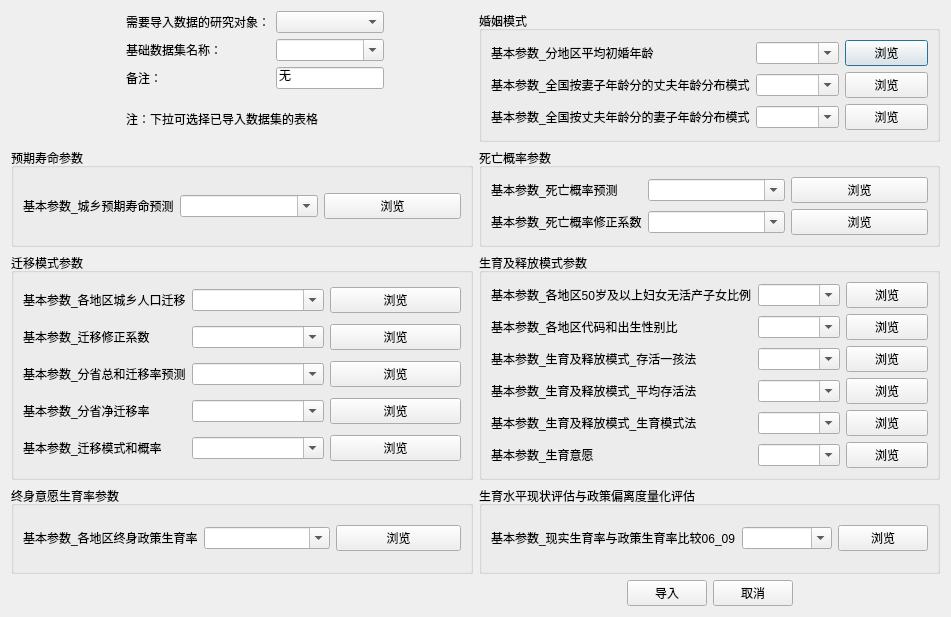
<?xml version="1.0" encoding="UTF-8"?>
<ui version="4.0">
 <class>ImportBasicPara</class>
 <widget class="QDialog" name="ImportBasicPara">
  <property name="geometry">
   <rect>
    <x>0</x>
    <y>0</y>
    <width>951</width>
    <height>617</height>
   </rect>
  </property>
  <property name="windowTitle">
   <string>导入基本参数</string>
  </property>
  <layout class="QGridLayout" name="gridLayout_9">
   <item row="0" column="0">
    <layout class="QGridLayout" name="gridLayout_2">
     <item row="2" column="2">
      <widget class="QLineEdit" name="info">
       <property name="text">
        <string>无</string>
       </property>
      </widget>
     </item>
     <item row="0" column="2">
      <widget class="QComboBox" name="objectname">
       <property name="editable">
        <bool>false</bool>
       </property>
      </widget>
     </item>
     <item row="0" column="1">
      <widget class="QLabel" name="label_6">
       <property name="text">
        <string>需要导入数据的研究对象：</string>
       </property>
      </widget>
     </item>
     <item row="1" column="1">
      <widget class="QLabel" name="labelss">
       <property name="text">
        <string>基础数据集名称：</string>
       </property>
      </widget>
     </item>
     <item row="3" column="1" colspan="2">
      <widget class="QLabel" name="warn">
       <property name="text">
        <string>注：下拉可选择已导入数据集的表格</string>
       </property>
      </widget>
     </item>
     <item row="1" column="2">
      <widget class="QComboBox" name="PiCiname">
       <property name="editable">
        <bool>true</bool>
       </property>
      </widget>
     </item>
     <item row="1" column="0">
      <spacer name="horizontalSpacer">
       <property name="orientation">
        <enum>Qt::Horizontal</enum>
       </property>
       <property name="sizeHint" stdset="0">
        <size>
         <width>115</width>
         <height>20</height>
        </size>
       </property>
      </spacer>
     </item>
     <item row="2" column="1">
      <widget class="QLabel" name="label_5">
       <property name="text">
        <string>备注：</string>
       </property>
      </widget>
     </item>
     <item row="1" column="3">
      <spacer name="horizontalSpacer_4">
       <property name="orientation">
        <enum>Qt::Horizontal</enum>
       </property>
       <property name="sizeHint" stdset="0">
        <size>
         <width>40</width>
         <height>20</height>
        </size>
       </property>
      </spacer>
     </item>
    </layout>
   </item>
   <item row="0" column="1">
    <widget class="QGroupBox" name="groupBox">
     <property name="title">
      <string>婚姻模式</string>
     </property>
     <layout class="QGridLayout" name="gridLayout_8">
      <item row="0" column="0">
       <widget class="QLabel" name="label71">
        <property name="layoutDirection">
         <enum>Qt::RightToLeft</enum>
        </property>
        <property name="text">
         <string>基本参数_分地区平均初婚年龄</string>
        </property>
       </widget>
      </item>
      <item row="0" column="1">
       <widget class="QComboBox" name="sourcefilename_71">
        <property name="editable">
         <bool>true</bool>
        </property>
       </widget>
      </item>
      <item row="0" column="2">
       <widget class="QPushButton" name="browse_71">
        <property name="text">
         <string>浏览</string>
        </property>
       </widget>
      </item>
      <item row="1" column="0">
       <widget class="QLabel" name="label72">
        <property name="layoutDirection">
         <enum>Qt::RightToLeft</enum>
        </property>
        <property name="text">
         <string>基本参数_全国按妻子年龄分的丈夫年龄分布模式</string>
        </property>
       </widget>
      </item>
      <item row="1" column="1">
       <widget class="QComboBox" name="sourcefilename_72">
        <property name="editable">
         <bool>true</bool>
        </property>
       </widget>
      </item>
      <item row="1" column="2">
       <widget class="QPushButton" name="browse_72">
        <property name="text">
         <string>浏览</string>
        </property>
       </widget>
      </item>
      <item row="2" column="0">
       <widget class="QLabel" name="label73">
        <property name="layoutDirection">
         <enum>Qt::RightToLeft</enum>
        </property>
        <property name="text">
         <string>基本参数_全国按丈夫年龄分的妻子年龄分布模式</string>
        </property>
       </widget>
      </item>
      <item row="2" column="1">
       <widget class="QComboBox" name="sourcefilename_73">
        <property name="editable">
         <bool>true</bool>
        </property>
       </widget>
      </item>
      <item row="2" column="2">
       <widget class="QPushButton" name="browse_73">
        <property name="text">
         <string>浏览</string>
        </property>
       </widget>
      </item>
     </layout>
    </widget>
   </item>
   <item row="1" column="0">
    <widget class="QGroupBox" name="yuqishoumin">
     <property name="title">
      <string>预期寿命参数</string>
     </property>
     <layout class="QGridLayout" name="gridLayout_7">
      <item row="0" column="0">
       <widget class="QLabel" name="label11">
        <property name="layoutDirection">
         <enum>Qt::RightToLeft</enum>
        </property>
        <property name="text">
         <string>基本参数_城乡预期寿命预测</string>
        </property>
       </widget>
      </item>
      <item row="0" column="1">
       <widget class="QComboBox" name="sourcefilename_11">
        <property name="editable">
         <bool>true</bool>
        </property>
       </widget>
      </item>
      <item row="0" column="2">
       <widget class="QPushButton" name="browse_11">
        <property name="text">
         <string>浏览</string>
        </property>
       </widget>
      </item>
     </layout>
    </widget>
   </item>
   <item row="1" column="1">
    <widget class="QGroupBox" name="siwanggailv">
     <property name="title">
      <string>死亡概率参数</string>
     </property>
     <layout class="QGridLayout" name="gridLayout_4">
      <item row="0" column="0">
       <widget class="QLabel" name="label21">
        <property name="layoutDirection">
         <enum>Qt::RightToLeft</enum>
        </property>
        <property name="text">
         <string>基本参数_死亡概率预测</string>
        </property>
       </widget>
      </item>
      <item row="0" column="1">
       <widget class="QComboBox" name="sourcefilename_21">
        <property name="editable">
         <bool>true</bool>
        </property>
       </widget>
      </item>
      <item row="0" column="2">
       <widget class="QPushButton" name="browse_21">
        <property name="text">
         <string>浏览</string>
        </property>
       </widget>
      </item>
      <item row="1" column="0">
       <widget class="QLabel" name="label22">
        <property name="layoutDirection">
         <enum>Qt::RightToLeft</enum>
        </property>
        <property name="text">
         <string>基本参数_死亡概率修正系数</string>
        </property>
       </widget>
      </item>
      <item row="1" column="1">
       <widget class="QComboBox" name="sourcefilename_22">
        <property name="editable">
         <bool>true</bool>
        </property>
       </widget>
      </item>
      <item row="1" column="2">
       <widget class="QPushButton" name="browse_22">
        <property name="text">
         <string>浏览</string>
        </property>
       </widget>
      </item>
     </layout>
    </widget>
   </item>
   <item row="2" column="0">
    <widget class="QGroupBox" name="qianyimoshi">
     <property name="title">
      <string>迁移模式参数</string>
     </property>
     <layout class="QGridLayout" name="gridLayout_3">
      <item row="0" column="0">
       <widget class="QLabel" name="label31">
        <property name="layoutDirection">
         <enum>Qt::RightToLeft</enum>
        </property>
        <property name="text">
         <string>基本参数_各地区城乡人口迁移</string>
        </property>
       </widget>
      </item>
      <item row="0" column="1">
       <widget class="QComboBox" name="sourcefilename_31">
        <property name="editable">
         <bool>true</bool>
        </property>
       </widget>
      </item>
      <item row="0" column="2">
       <widget class="QPushButton" name="browse_31">
        <property name="text">
         <string>浏览</string>
        </property>
       </widget>
      </item>
      <item row="1" column="0">
       <widget class="QLabel" name="label32">
        <property name="layoutDirection">
         <enum>Qt::RightToLeft</enum>
        </property>
        <property name="text">
         <string>基本参数_迁移修正系数</string>
        </property>
       </widget>
      </item>
      <item row="1" column="1">
       <widget class="QComboBox" name="sourcefilename_32">
        <property name="editable">
         <bool>true</bool>
        </property>
       </widget>
      </item>
      <item row="1" column="2">
       <widget class="QPushButton" name="browse_32">
        <property name="text">
         <string>浏览</string>
        </property>
       </widget>
      </item>
      <item row="2" column="0">
       <widget class="QLabel" name="label33">
        <property name="layoutDirection">
         <enum>Qt::RightToLeft</enum>
        </property>
        <property name="text">
         <string>基本参数_分省总和迁移率预测</string>
        </property>
       </widget>
      </item>
      <item row="2" column="1">
       <widget class="QComboBox" name="sourcefilename_33">
        <property name="editable">
         <bool>true</bool>
        </property>
       </widget>
      </item>
      <item row="2" column="2">
       <widget class="QPushButton" name="browse_33">
        <property name="text">
         <string>浏览</string>
        </property>
       </widget>
      </item>
      <item row="3" column="0">
       <widget class="QLabel" name="label34">
        <property name="layoutDirection">
         <enum>Qt::RightToLeft</enum>
        </property>
        <property name="text">
         <string>基本参数_分省净迁移率</string>
        </property>
       </widget>
      </item>
      <item row="3" column="1">
       <widget class="QComboBox" name="sourcefilename_34">
        <property name="editable">
         <bool>true</bool>
        </property>
       </widget>
      </item>
      <item row="3" column="2">
       <widget class="QPushButton" name="browse_34">
        <property name="text">
         <string>浏览</string>
        </property>
       </widget>
      </item>
      <item row="4" column="0">
       <widget class="QLabel" name="label35">
        <property name="layoutDirection">
         <enum>Qt::RightToLeft</enum>
        </property>
        <property name="text">
         <string>基本参数_迁移模式和概率</string>
        </property>
       </widget>
      </item>
      <item row="4" column="1">
       <widget class="QComboBox" name="sourcefilename_35">
        <property name="editable">
         <bool>true</bool>
        </property>
       </widget>
      </item>
      <item row="4" column="2">
       <widget class="QPushButton" name="browse_35">
        <property name="text">
         <string>浏览</string>
        </property>
       </widget>
      </item>
     </layout>
    </widget>
   </item>
   <item row="2" column="1">
    <widget class="QGroupBox" name="shenyumoshi">
     <property name="title">
      <string>生育及释放模式参数</string>
     </property>
     <layout class="QGridLayout" name="gridLayout">
      <item row="0" column="0">
       <widget class="QLabel" name="label41">
        <property name="layoutDirection">
         <enum>Qt::RightToLeft</enum>
        </property>
        <property name="text">
         <string>基本参数_各地区50岁及以上妇女无活产子女比例</string>
        </property>
       </widget>
      </item>
      <item row="0" column="1">
       <widget class="QComboBox" name="sourcefilename_41">
        <property name="editable">
         <bool>true</bool>
        </property>
       </widget>
      </item>
      <item row="0" column="2">
       <widget class="QPushButton" name="browse_41">
        <property name="text">
         <string>浏览</string>
        </property>
       </widget>
      </item>
      <item row="1" column="0">
       <widget class="QLabel" name="label42">
        <property name="layoutDirection">
         <enum>Qt::RightToLeft</enum>
        </property>
        <property name="text">
         <string>基本参数_各地区代码和出生性别比</string>
        </property>
       </widget>
      </item>
      <item row="1" column="1">
       <widget class="QComboBox" name="sourcefilename_42">
        <property name="editable">
         <bool>true</bool>
        </property>
       </widget>
      </item>
      <item row="1" column="2">
       <widget class="QPushButton" name="browse_42">
        <property name="text">
         <string>浏览</string>
        </property>
       </widget>
      </item>
      <item row="2" column="0">
       <widget class="QLabel" name="label43">
        <property name="layoutDirection">
         <enum>Qt::RightToLeft</enum>
        </property>
        <property name="text">
         <string>基本参数_生育及释放模式_存活一孩法</string>
        </property>
       </widget>
      </item>
      <item row="2" column="1">
       <widget class="QComboBox" name="sourcefilename_43">
        <property name="editable">
         <bool>true</bool>
        </property>
       </widget>
      </item>
      <item row="2" column="2">
       <widget class="QPushButton" name="browse_43">
        <property name="text">
         <string>浏览</string>
        </property>
       </widget>
      </item>
      <item row="3" column="0">
       <widget class="QLabel" name="label44">
        <property name="layoutDirection">
         <enum>Qt::RightToLeft</enum>
        </property>
        <property name="text">
         <string>基本参数_生育及释放模式_平均存活法</string>
        </property>
       </widget>
      </item>
      <item row="3" column="1">
       <widget class="QComboBox" name="sourcefilename_44">
        <property name="editable">
         <bool>true</bool>
        </property>
       </widget>
      </item>
      <item row="3" column="2">
       <widget class="QPushButton" name="browse_44">
        <property name="text">
         <string>浏览</string>
        </property>
       </widget>
      </item>
      <item row="4" column="0">
       <widget class="QLabel" name="label45">
        <property name="layoutDirection">
         <enum>Qt::RightToLeft</enum>
        </property>
        <property name="text">
         <string>基本参数_生育及释放模式_生育模式法</string>
        </property>
       </widget>
      </item>
      <item row="4" column="1">
       <widget class="QComboBox" name="sourcefilename_45">
        <property name="editable">
         <bool>true</bool>
        </property>
       </widget>
      </item>
      <item row="4" column="2">
       <widget class="QPushButton" name="browse_45">
        <property name="text">
         <string>浏览</string>
        </property>
       </widget>
      </item>
      <item row="5" column="0">
       <widget class="QLabel" name="label46">
        <property name="layoutDirection">
         <enum>Qt::RightToLeft</enum>
        </property>
        <property name="text">
         <string>基本参数_生育意愿</string>
        </property>
       </widget>
      </item>
      <item row="5" column="1">
       <widget class="QComboBox" name="sourcefilename_46">
        <property name="editable">
         <bool>true</bool>
        </property>
       </widget>
      </item>
      <item row="5" column="2">
       <widget class="QPushButton" name="browse_46">
        <property name="text">
         <string>浏览</string>
        </property>
       </widget>
      </item>
     </layout>
    </widget>
   </item>
   <item row="3" column="0">
    <widget class="QGroupBox" name="zhongshengyiyuan">
     <property name="title">
      <string>终身意愿生育率参数</string>
     </property>
     <layout class="QGridLayout" name="gridLayout_5">
      <item row="0" column="0">
       <widget class="QLabel" name="label51">
        <property name="layoutDirection">
         <enum>Qt::RightToLeft</enum>
        </property>
        <property name="text">
         <string>基本参数_各地区终身政策生育率</string>
        </property>
       </widget>
      </item>
      <item row="0" column="1">
       <widget class="QComboBox" name="sourcefilename_51">
        <property name="editable">
         <bool>true</bool>
        </property>
       </widget>
      </item>
      <item row="0" column="2">
       <widget class="QPushButton" name="browse_51">
        <property name="text">
         <string>浏览</string>
        </property>
       </widget>
      </item>
     </layout>
    </widget>
   </item>
   <item row="3" column="1">
    <widget class="QGroupBox" name="shengyushuipin">
     <property name="title">
      <string>生育水平现状评估与政策偏离度量化评估</string>
     </property>
     <layout class="QGridLayout" name="gridLayout_6">
      <item row="0" column="0">
       <widget class="QLabel" name="label61">
        <property name="layoutDirection">
         <enum>Qt::RightToLeft</enum>
        </property>
        <property name="text">
         <string>基本参数_现实生育率与政策生育率比较06_09</string>
        </property>
       </widget>
      </item>
      <item row="0" column="1">
       <widget class="QComboBox" name="sourcefilename_61">
        <property name="editable">
         <bool>true</bool>
        </property>
       </widget>
      </item>
      <item row="0" column="2">
       <widget class="QPushButton" name="browse_61">
        <property name="text">
         <string>浏览</string>
        </property>
       </widget>
      </item>
     </layout>
    </widget>
   </item>
   <item row="4" column="1">
    <layout class="QHBoxLayout" name="horizontalLayout">
     <item>
      <spacer name="horizontalSpacer_2">
       <property name="orientation">
        <enum>Qt::Horizontal</enum>
       </property>
       <property name="sizeHint" stdset="0">
        <size>
         <width>40</width>
         <height>20</height>
        </size>
       </property>
      </spacer>
     </item>
     <item>
      <widget class="QPushButton" name="daoru">
       <property name="text">
        <string>导入</string>
       </property>
       <property name="autoDefault">
        <bool>false</bool>
       </property>
      </widget>
     </item>
     <item>
      <widget class="QPushButton" name="cancel">
       <property name="text">
        <string>取消</string>
       </property>
       <property name="autoDefault">
        <bool>false</bool>
       </property>
      </widget>
     </item>
     <item>
      <spacer name="horizontalSpacer_3">
       <property name="orientation">
        <enum>Qt::Horizontal</enum>
       </property>
       <property name="sizeHint" stdset="0">
        <size>
         <width>40</width>
         <height>20</height>
        </size>
       </property>
      </spacer>
     </item>
    </layout>
   </item>
  </layout>
 </widget>
 <resources/>
 <connections/>
</ui>
